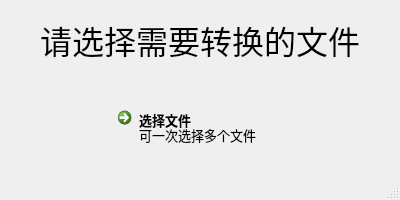
<?xml version="1.0" encoding="UTF-8"?>
<ui version="4.0">
 <class>MainWindow</class>
 <widget class="QMainWindow" name="MainWindow">
  <property name="windowModality">
   <enum>Qt::NonModal</enum>
  </property>
  <property name="geometry">
   <rect>
    <x>0</x>
    <y>0</y>
    <width>400</width>
    <height>200</height>
   </rect>
  </property>
  <property name="windowTitle">
   <string>ncm转换器</string>
  </property>
  <widget class="QWidget" name="centralwidget">
   <widget class="QLabel" name="label">
    <property name="geometry">
     <rect>
      <x>40</x>
      <y>20</y>
      <width>320</width>
      <height>40</height>
     </rect>
    </property>
    <property name="font">
     <font>
      <family>幼圆</family>
      <pointsize>24</pointsize>
     </font>
    </property>
    <property name="layoutDirection">
     <enum>Qt::LeftToRight</enum>
    </property>
    <property name="text">
     <string>请选择需要转换的文件</string>
    </property>
    <property name="textFormat">
     <enum>Qt::PlainText</enum>
    </property>
    <property name="alignment">
     <set>Qt::AlignCenter</set>
    </property>
    <property name="buddy">
     <cstring></cstring>
    </property>
   </widget>
   <widget class="QCommandLinkButton" name="commandLinkButton">
    <property name="geometry">
     <rect>
      <x>110</x>
      <y>100</y>
      <width>180</width>
      <height>61</height>
     </rect>
    </property>
    <property name="font">
     <font>
      <family>Segoe UI</family>
      <pointsize>10</pointsize>
      <stylestrategy>PreferDefault</stylestrategy>
     </font>
    </property>
    <property name="cursor">
     <cursorShape>PointingHandCursor</cursorShape>
    </property>
    <property name="text">
     <string>选择文件</string>
    </property>
    <property name="checkable">
     <bool>false</bool>
    </property>
    <property name="checked">
     <bool>false</bool>
    </property>
    <property name="description">
     <string>可一次选择多个文件</string>
    </property>
   </widget>
  </widget>
  <widget class="QStatusBar" name="statusbar"/>
 </widget>
 <resources/>
 <connections/>
</ui>
